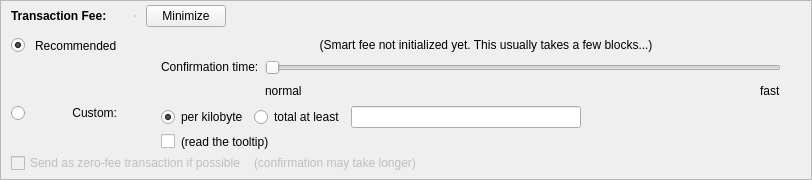
    <widget class="QFrame" name="frameFee">
     <property name="sizePolicy">
      <sizepolicy hsizetype="Expanding" vsizetype="Expanding">
       <horstretch>0</horstretch>
       <verstretch>0</verstretch>
      </sizepolicy>
     </property>
     <property name="maximumSize">
      <size>
       <width>16777215</width>
       <height>16777215</height>
      </size>
     </property>
     <property name="frameShape">
      <enum>QFrame::StyledPanel</enum>
     </property>
     <property name="frameShadow">
      <enum>QFrame::Sunken</enum>
     </property>
     <layout class="QVBoxLayout" name="verticalLayoutFee1">
      <property name="spacing">
       <number>0</number>
      </property>
      <property name="leftMargin">
       <number>0</number>
      </property>
      <property name="topMargin">
       <number>0</number>
      </property>
      <property name="rightMargin">
       <number>0</number>
      </property>
      <property name="bottomMargin">
       <number>0</number>
      </property>
      <item>
       <layout class="QVBoxLayout" name="verticalLayoutFee2" stretch="0,0,0">
        <property name="spacing">
         <number>0</number>
        </property>
        <property name="leftMargin">
         <number>10</number>
        </property>
        <property name="topMargin">
         <number>0</number>
        </property>
        <item>
         <layout class="QHBoxLayout" name="horizontalLayoutFee1">
          <property name="bottomMargin">
           <number>0</number>
          </property>
          <item>
           <layout class="QVBoxLayout" name="verticalLayoutFee7">
            <property name="spacing">
             <number>0</number>
            </property>
            <item>
             <spacer name="verticalSpacerSmartFee">
              <property name="orientation">
               <enum>Qt::Vertical</enum>
              </property>
              <property name="sizeType">
               <enum>QSizePolicy::Fixed</enum>
              </property>
              <property name="sizeHint" stdset="0">
               <size>
                <width>1</width>
                <height>4</height>
               </size>
              </property>
             </spacer>
            </item>
            <item>
             <layout class="QHBoxLayout" name="horizontalLayoutSmartFee">
              <property name="spacing">
               <number>10</number>
              </property>
              <item>
               <widget class="QLabel" name="labelFeeHeadline">
                <property name="sizePolicy">
                 <sizepolicy hsizetype="Preferred" vsizetype="Maximum">
                  <horstretch>0</horstretch>
                  <verstretch>0</verstretch>
                 </sizepolicy>
                </property>
                <property name="font">
                 <font>
                  <weight>75</weight>
                  <bold>true</bold>
                 </font>
                </property>
                <property name="styleSheet">
                 <string notr="true">font-weight:bold;</string>
                </property>
                <property name="text">
                 <string>Transaction Fee:</string>
                </property>
               </widget>
              </item>
              <item>
               <widget class="QLabel" name="labelFeeMinimized">
                <property name="text">
                 <string/>
                </property>
               </widget>
              </item>
              <item>
               <widget class="QPushButton" name="buttonChooseFee">
                <property name="enabled">
                 <bool>true</bool>
                </property>
                <property name="styleSheet">
                 <string notr="true">width:0;height:0;padding:0;</string>
                </property>
                <property name="text">
                 <string>Choose...</string>
                </property>
               </widget>
              </item>
              <item>
               <widget class="QPushButton" name="buttonMinimizeFee">
                <property name="toolTip">
                 <string>collapse fee-settings</string>
                </property>
                <property name="text">
                 <string>Minimize</string>
                </property>
               </widget>
              </item>
             </layout>
            </item>
            <item>
             <spacer name="verticalSpacer_5">
              <property name="orientation">
               <enum>Qt::Vertical</enum>
              </property>
              <property name="sizeHint" stdset="0">
               <size>
                <width>1</width>
                <height>1</height>
               </size>
              </property>
             </spacer>
            </item>
           </layout>
          </item>
          <item>
           <spacer name="horizontalSpacer_4">
            <property name="orientation">
             <enum>Qt::Horizontal</enum>
            </property>
            <property name="sizeHint" stdset="0">
             <size>
              <width>40</width>
              <height>20</height>
             </size>
            </property>
           </spacer>
          </item>
         </layout>
        </item>
        <item>
         <widget class="QFrame" name="frameFeeSelection">
          <layout class="QVBoxLayout" name="verticalLayoutFee12">
           <property name="spacing">
            <number>0</number>
           </property>
           <property name="leftMargin">
            <number>0</number>
           </property>
           <property name="topMargin">
            <number>0</number>
           </property>
           <property name="rightMargin">
            <number>0</number>
           </property>
           <property name="bottomMargin">
            <number>0</number>
           </property>
           <item>
            <layout class="QGridLayout" name="gridLayoutFee">
             <property name="topMargin">
              <number>10</number>
             </property>
             <property name="bottomMargin">
              <number>4</number>
             </property>
             <property name="horizontalSpacing">
              <number>10</number>
             </property>
             <property name="verticalSpacing">
              <number>4</number>
             </property>
             <item row="2" column="4">
              <layout class="QVBoxLayout" name="verticalLayoutFee8">
               <property name="spacing">
                <number>6</number>
               </property>
               <item>
                <layout class="QHBoxLayout" name="horizontalLayoutFee13">
                 <item>
                  <widget class="QRadioButton" name="radioCustomPerKilobyte">
                   <property name="toolTip">
                    <string>If the custom fee is set to 1000 uREBLs and the transaction is only 250 bytes, then &quot;per kilobyte&quot; only pays 250 uREBLs in fee,&lt;br /&gt;while &quot;at least&quot; pays 1000 uREBLs. For transactions bigger than a kilobyte both pay by kilobyte.</string>
                   </property>
                   <property name="text">
                    <string>per kilobyte</string>
                   </property>
                   <property name="checked">
                    <bool>true</bool>
                   </property>
                   <attribute name="buttonGroup">
                    <string notr="true">groupCustomFee</string>
                   </attribute>
                  </widget>
                 </item>
                 <item>
                  <widget class="QRadioButton" name="radioCustomAtLeast">
                   <property name="toolTip">
                    <string>If the custom fee is set to 1000 uREBLs and the transaction is only 250 bytes, then &quot;per kilobyte&quot; only pays 250 uREBLs in fee,&lt;br /&gt;while &quot;total at least&quot; pays 1000 uREBLs. For transactions bigger than a kilobyte both pay by kilobyte.</string>
                   </property>
                   <property name="text">
                    <string>total at least</string>
                   </property>
                   <attribute name="buttonGroup">
                    <string notr="true">groupCustomFee</string>
                   </attribute>
                  </widget>
                 </item>
                 <item>
                  <widget class="BitcoinAmountField" name="customFee"/>
                 </item>
                 <item>
                  <spacer name="horizontalSpacer_6">
                   <property name="orientation">
                    <enum>Qt::Horizontal</enum>
                   </property>
                   <property name="sizeHint" stdset="0">
                    <size>
                     <width>1</width>
                     <height>1</height>
                    </size>
                   </property>
                  </spacer>
                 </item>
                </layout>
               </item>
               <item>
                <layout class="QHBoxLayout" name="horizontalLayoutFee8">
                 <item>
                  <widget class="QCheckBox" name="checkBoxMinimumFee">
                   <property name="toolTip">
                    <string>Paying only the minimum fee is just fine as long as there is less transaction volume than space in the blocks.&lt;br /&gt;But be aware that this can end up in a never confirming transaction once there is more demand for REBL transactions than the network can process.</string>
                   </property>
                   <property name="text">
                    <string/>
                   </property>
                  </widget>
                 </item>
                 <item>
                  <widget class="QLabel" name="labelMinFeeWarning">
                   <property name="enabled">
                    <bool>true</bool>
                   </property>
                   <property name="toolTip">
                    <string>Paying only the minimum fee is just fine as long as there is less transaction volume than space in the blocks.&lt;br /&gt;But be aware that this can end up in a never confirming transaction once there is more demand for REBL transactions than the network can process.</string>
                   </property>
                   <property name="text">
                    <string>(read the tooltip)</string>
                   </property>
                   <property name="margin">
                    <number>5</number>
                   </property>
                  </widget>
                 </item>
                 <item>
                  <spacer name="horizontalSpacer_2">
                   <property name="orientation">
                    <enum>Qt::Horizontal</enum>
                   </property>
                   <property name="sizeHint" stdset="0">
                    <size>
                     <width>1</width>
                     <height>1</height>
                    </size>
                   </property>
                  </spacer>
                 </item>
                </layout>
               </item>
              </layout>
             </item>
             <item row="1" column="0">
              <layout class="QVBoxLayout" name="verticalLayoutFee4" stretch="1">
               <item>
                <spacer name="verticalSpacer_2">
                 <property name="orientation">
                  <enum>Qt::Vertical</enum>
                 </property>
                 <property name="sizeHint" stdset="0">
                  <size>
                   <width>1</width>
                   <height>1</height>
                  </size>
                 </property>
                </spacer>
               </item>
              </layout>
             </item>
             <item row="2" column="0">
              <layout class="QVBoxLayout" name="verticalLayoutFee9" stretch="0,1">
               <item>
                <widget class="QRadioButton" name="radioCustomFee">
                 <property name="text">
                  <string/>
                 </property>
                 <attribute name="buttonGroup">
                  <string notr="true">groupFee</string>
                 </attribute>
                </widget>
               </item>
               <item>
                <spacer name="verticalSpacer_6">
                 <property name="orientation">
                  <enum>Qt::Vertical</enum>
                 </property>
                 <property name="sizeHint" stdset="0">
                  <size>
                   <width>1</width>
                   <height>1</height>
                  </size>
                 </property>
                </spacer>
               </item>
              </layout>
             </item>
             <item row="1" column="4">
              <layout class="QVBoxLayout" name="verticalLayoutFee3" stretch="0,0,1">
               <property name="spacing">
                <number>6</number>
               </property>
               <property name="topMargin">
                <number>2</number>
               </property>
               <item>
                <layout class="QHBoxLayout" name="horizontalLayoutFee12">
                 <item>
                  <spacer name="horizontalSpacer_5">
                   <property name="orientation">
                    <enum>Qt::Horizontal</enum>
                   </property>
                   <property name="sizeHint" stdset="0">
                    <size>
                     <width>1</width>
                     <height>1</height>
                    </size>
                   </property>
                  </spacer>
                 </item>
                </layout>
               </item>
               <item>
                <layout class="QHBoxLayout" name="horizontalLayoutFee9">
                 <item>
                  <layout class="QVBoxLayout" name="verticalLayoutFee6">
                   <item>
                    <widget class="QLabel" name="labelSmartFee3">
                     <property name="text">
                      <string>Confirmation time:</string>
                     </property>
                     <property name="margin">
                      <number>2</number>
                     </property>
                    </widget>
                   </item>
                   <item>
                    <spacer name="verticalSpacer_3">
                     <property name="orientation">
                      <enum>Qt::Vertical</enum>
                     </property>
                     <property name="sizeHint" stdset="0">
                      <size>
                       <width>1</width>
                       <height>1</height>
                      </size>
                     </property>
                    </spacer>
                   </item>
                  </layout>
                 </item>
                 <item>
                  <layout class="QVBoxLayout" name="verticalLayoutFee5">
                   <property name="rightMargin">
                    <number>30</number>
                   </property>
                   <item>
                    <widget class="QSlider" name="sliderSmartFee">
                     <property name="minimum">
                      <number>0</number>
                     </property>
                     <property name="maximum">
                      <number>24</number>
                     </property>
                     <property name="pageStep">
                      <number>1</number>
                     </property>
                     <property name="value">
                      <number>0</number>
                     </property>
                     <property name="orientation">
                      <enum>Qt::Horizontal</enum>
                     </property>
                     <property name="invertedAppearance">
                      <bool>false</bool>
                     </property>
                     <property name="invertedControls">
                      <bool>false</bool>
                     </property>
                     <property name="tickPosition">
                      <enum>QSlider::NoTicks</enum>
                     </property>
                    </widget>
                   </item>
                   <item>
                    <layout class="QHBoxLayout" name="horizontalLayoutFee10">
                     <item>
                      <widget class="QLabel" name="labelSmartFeeNormal">
                       <property name="text">
                        <string>normal</string>
                       </property>
                      </widget>
                     </item>
                     <item>
                      <spacer name="horizontalSpacer_3">
                       <property name="orientation">
                        <enum>Qt::Horizontal</enum>
                       </property>
                       <property name="sizeHint" stdset="0">
                        <size>
                         <width>40</width>
                         <height>20</height>
                        </size>
                       </property>
                      </spacer>
                     </item>
                     <item>
                      <widget class="QLabel" name="labelSmartFeeFast">
                       <property name="text">
                        <string>fast</string>
                       </property>
                      </widget>
                     </item>
                    </layout>
                   </item>
                  </layout>
                 </item>
                </layout>
               </item>
               <item>
                <spacer name="verticalSpacer_4">
                 <property name="orientation">
                  <enum>Qt::Vertical</enum>
                 </property>
                 <property name="sizeHint" stdset="0">
                  <size>
                   <width>1</width>
                   <height>1</height>
                  </size>
                 </property>
                </spacer>
               </item>
              </layout>
             </item>
             <item row="0" column="1">
              <widget class="QLabel" name="labelSmartFee_2">
               <property name="text">
                <string>Recommended</string>
               </property>
              </widget>
             </item>
             <item row="0" column="0">
              <widget class="QRadioButton" name="radioSmartFee">
               <property name="text">
                <string/>
               </property>
               <property name="checked">
                <bool>true</bool>
               </property>
               <attribute name="buttonGroup">
                <string notr="true">groupFee</string>
               </attribute>
              </widget>
             </item>
             <item row="2" column="1">
              <widget class="QLabel" name="labelCustomFee">
               <property name="text">
                <string>Custom:</string>
               </property>
               <property name="alignment">
                <set>Qt::AlignRight|Qt::AlignTop|Qt::AlignTrailing</set>
               </property>
              </widget>
             </item>
             <item row="0" column="2">
              <widget class="QLabel" name="labelSmartFee">
               <property name="text">
                <string/>
               </property>
               <property name="margin">
                <number>2</number>
               </property>
              </widget>
             </item>
             <item row="0" column="3">
              <widget class="QLabel" name="labelFeeEstimation">
               <property name="text">
                <string/>
               </property>
              </widget>
             </item>
             <item row="0" column="4">
              <widget class="QLabel" name="labelSmartFee2">
               <property name="text">
                <string>(Smart fee not initialized yet. This usually takes a few blocks...)</string>
               </property>
               <property name="alignment">
                <set>Qt::AlignHCenter</set>
               </property>
               <property name="wordWrap">
                <bool>true</bool>
               </property>
               <property name="margin">
                <number>2</number>
               </property>
              </widget>
             </item>
            </layout>
           </item>
           <item>
            <layout class="QHBoxLayout" name="horizontalLayoutFee5" stretch="0,0,0">
             <property name="spacing">
              <number>8</number>
             </property>
             <property name="bottomMargin">
              <number>4</number>
             </property>
             <item>
              <widget class="QCheckBox" name="checkBoxFreeTx">
               <property name="enabled">
                <bool>false</bool>
               </property>
               <property name="mouseTracking">
                <bool>true</bool>
               </property>
               <property name="text">
                <string>Send as zero-fee transaction if possible</string>
               </property>
              </widget>
             </item>
             <item>
              <widget class="QLabel" name="labelFreeTx">
               <property name="enabled">
                <bool>false</bool>
               </property>
               <property name="text">
                <string>(confirmation may take longer)</string>
               </property>
               <property name="margin">
                <number>5</number>
               </property>
              </widget>
             </item>
             <item>
              <spacer name="horizontalSpacerFee5">
               <property name="orientation">
                <enum>Qt::Horizontal</enum>
               </property>
               <property name="sizeHint" stdset="0">
                <size>
                 <width>1</width>
                 <height>1</height>
                </size>
               </property>
              </spacer>
             </item>
            </layout>
           </item>
           <item>
            <spacer name="verticalSpacerFee2">
             <property name="orientation">
              <enum>Qt::Vertical</enum>
             </property>
             <property name="sizeHint" stdset="0">
              <size>
               <width>1</width>
               <height>1</height>
              </size>
             </property>
            </spacer>
           </item>
          </layout>
         </widget>
        </item>
        <item>
         <spacer name="verticalSpacerFee">
          <property name="orientation">
           <enum>Qt::Vertical</enum>
          </property>
          <property name="sizeHint" stdset="0">
           <size>
            <width>800</width>
            <height>1</height>
           </size>
          </property>
         </spacer>
        </item>
       </layout>
      </item>
     </layout>
    </widget>
